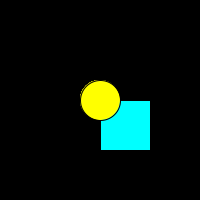
Frame 1 (no input)
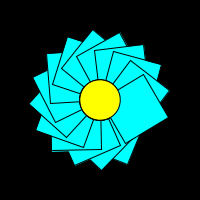
Frame 60 (the mouse pressed at the canvas centre just before this capture)
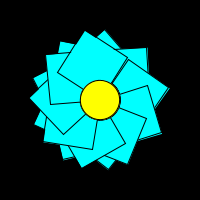
Frame 120 (the mouse held since frame 60 and released just before this capture)

The Processing sketch that drew these frames (run headless with seeded random() and noise(); from frame 60 on, the mouse is pressed at the canvas centre):

// Processing sketch: processing_40081
// ── processing_40081.pde

float angle = 0.0;

void setup() {
  size(200,200);
  //fill(0);
  smooth();
}

void draw() {
  background(0);
translate(width/2,height/2);
for (int i = 0; i<15; i++) {
  scale(1.0);
  rotate(angle);
  fill(0,255,255);
  rect(0,0,50,50);
  fill(255,255,0);
  ellipse(0,0,40,40);
}
angle-=0.1;

}               
